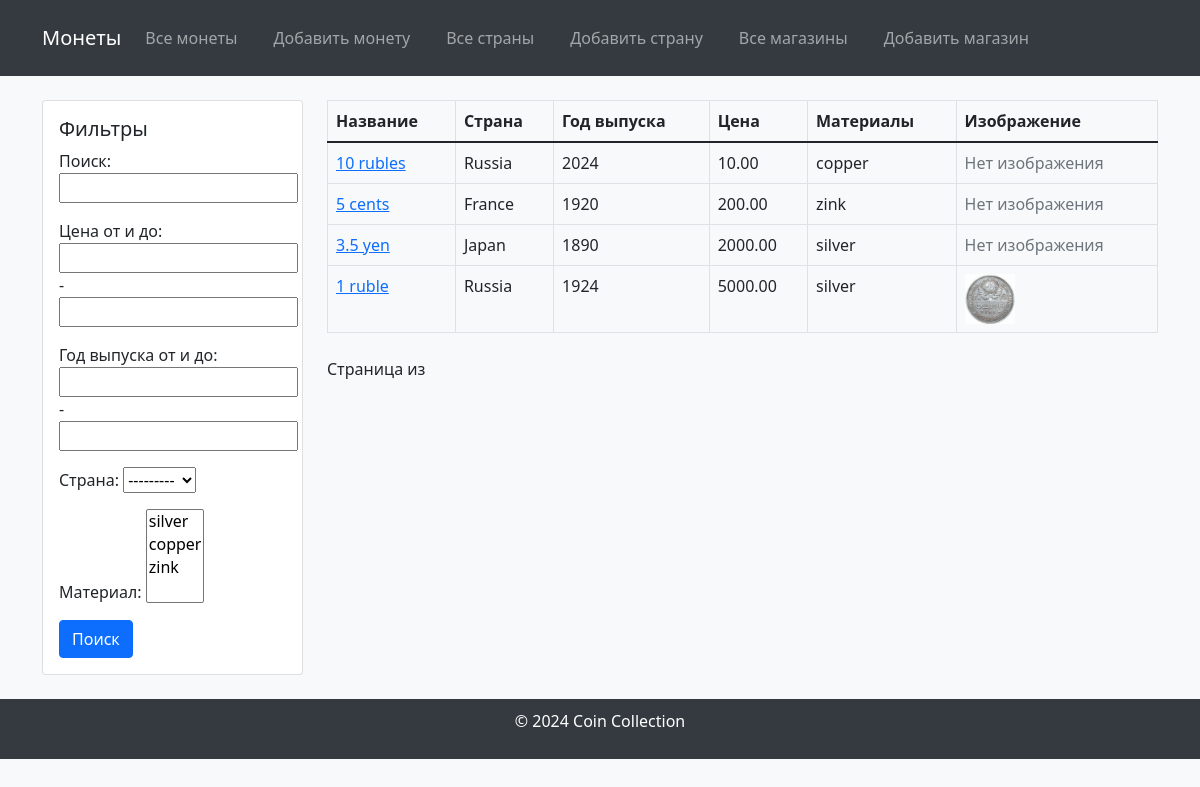
/, run on an earlier commit of the app's database.
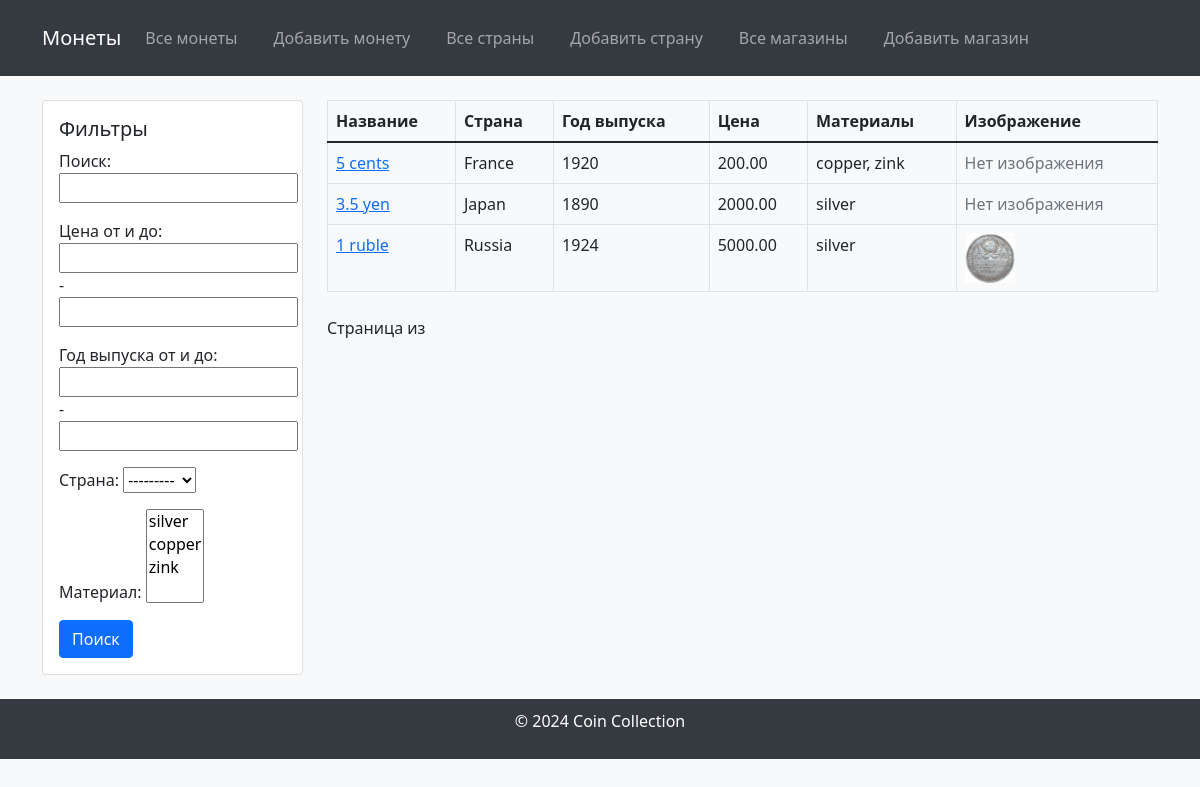
And on a later commit of the database.
### coindb/models.py (models this page shows, shortened)
class Coin(models.Model):
    name = models.CharField(max_length=255, verbose_name="Coin Name")
    country = models.ForeignKey(Country, on_delete=models.SET_NULL, blank=True,null=True, verbose_name="Country of Origin")
    year = models.IntegerField(verbose_name="Year of Issue")
    material = models.ManyToManyField(Material, verbose_name="Coin Material")
    price = models.DecimalField(max_digits=10, decimal_places=2, verbose_name="Coin Price")
    image = models.ImageField(upload_to="coins/", verbose_name="Coin Image", blank=True, null=True)
    shop = models.ForeignKey('Shop', on_delete=models.SET_NULL, null=True, blank=True, verbose_name="Shop", related_name="coins")
    class Meta:
        verbose_name = "Coin"
        verbose_name_plural = "Coins"

class Country(models.Model):
    CONTINENT_CHOICES = [
        ("Africa", "Africa"),
        ("Asia", "Asia"),
        ("Europe", "Europe"),
        ("North America", "North America"),
        ("South America", "South America"),
        ("Antarctica", "Antarctica"),
        ("Australia", "Australia"),
    ]
    name = models.CharField(max_length=255, verbose_name="Country Name")
    continent = models.CharField(max_length=20, choices=CONTINENT_CHOICES, verbose_name="Continent")
    code = models.CharField(max_length=10, verbose_name="Country Code", unique=True)
    class Meta:
        verbose_name = "Country"
        verbose_name_plural = "Countries"
    def __str__(self):
        return self.name

class Material(models.Model):
    name = models.CharField(max_length=255, verbose_name="Material Name")
    price = models.DecimalField(max_digits=10, decimal_places=2, verbose_name="Material Price")
    class Meta:
        verbose_name = "Material"
        verbose_name_plural = "Materials"
    def __str__(self):
        return self.name

### coindb/views.py (the view)
# urls.py: path('', views.CoinListView.as_view(), name='coin_list'),
class CoinListView(ListView):
    model = Coin
    template_name = 'coin/coin_list.html'
    context_object_name = 'coins'
    filterset_class = CoinFilterSet
    paginate_by = 10
    def get_queryset(self):
        queryset = super().get_queryset()
        coin_filter = CoinFilterSet(self.request.GET, queryset=queryset)
        return coin_filter.qs
    def get_context_data(self, **kwargs):
        context = super().get_context_data(**kwargs)
        context['filter'] = CoinFilterSet(self.request.GET, queryset=self.get_queryset())
        return context

### templates/coin/coin_list.html (shortened to what this page needs)
{% extends 'base.html' %}
{% load bootstrap5 %}
{% block sidebar %}
    <div class="col-md-12 mb-4">
        <div class="card">
            <div class="card-body">
                <form method="get">
                    <h5 class="card-title">Фильтры</h5>
                    {{ filter.form.as_p }}
                    <button type="submit" class="btn btn-primary">Поиск</button>
                </form>
            </div>
        </div>
    </div>
{% endblock %}
{% block content %}
    <table class="table table-bordered">
        <thead>
        <tr>
            <th>Название</th>
            <th>Страна</th>
            <th>Год выпуска</th>
            <th>Цена</th>
            <th>Материалы</th>
            <th>Изображение</th>
        </tr>
        </thead>
        <tbody>
        {% for coin in coins %}
            <tr>
                <td><a href="{% url 'coin_detail' coin.id %}">{{ coin.name }}</a></td>
                <td>{{ coin.country.name }}</td>
                <td>{{ coin.year }}</td>
                <td>{{ coin.price }}</td>
                <td>
                    {% for material in coin.material.all %}
                        {{ material.name }}{% if not forloop.last %}, {% endif %}
                    {% endfor %}
                </td>
                <td>
                    {% if coin.image %}
                        <img src="{{ coin.image.url }}" alt="{{ coin.name }}" width="50">
                    {% else %}
                        <span class="text-muted">Нет изображения</span>
                    {% endif %}
                </td>
            </tr>
        {% empty %}
            <tr>
                <td colspan="6" class="text-center">Монеты не найдены</td>
            </tr>
        {% endfor %}
        </tbody>
    </table>
<div class="mt-4">
    <span>Страница {{ coins.number }} из {{ coins.paginator.num_pages }}</span>
</div>
{% endblock %}

### templates/base.html (shortened to what this page needs)
<!DOCTYPE html>
<html lang="ru">
<head>
    <link href="https://cdn.jsdelivr.net/npm/bootstrap@5.1.3/dist/css/bootstrap.min.css" rel="stylesheet">
    <link href="https://cdnjs.cloudflare.com/ajax/libs/font-awesome/5.15.4/css/all.min.css" rel="stylesheet">
</head>
<body>
    <header>
        <div class="container">
            <nav class="navbar navbar-expand-lg navbar-dark">
                <a class="navbar-brand" href="{% url 'coin_list' %}">Монеты</a>
                <div class="collapse navbar-collapse" id="navbarNav">
                    <ul class="navbar-nav ml-auto">
                        <li class="nav-item">
                            <a class="nav-link" href="{% url 'coin_list' %}">Все монеты</a>
                        </li>
                        <li class="nav-item">
                            <a class="nav-link" href="{% url 'coin_create' %}">Добавить монету</a>
                        </li>
                        <li class="nav-item">
                            <a class="nav-link" href="{% url 'country_list' %}">Все страны</a>
                        </li>
                        <li class="nav-item">
                            <a class="nav-link" href="{% url 'country_create' %}">Добавить страну</a>
                        </li>
                        <li class="nav-item">
                            <a class="nav-link" href="{% url 'shop_list' %}">Все магазины</a>
                        </li>
                        <li class="nav-item">
                            <a class="nav-link" href="{% url 'shop_create' %}">Добавить магазин</a>
                        </li>
                    </ul>
                </div>
            </nav>
        </div>
    </header>
    <main class="container mt-4">
        <div class="row">
            <aside class="col-md-3">
                {% block sidebar %}{% endblock %}
            </aside>
            <section class="col-md-9">
                {% block content %}{% endblock %}
            </section>
        </div>
    </main>
    <footer>
        <p>&copy; 2024 Coin Collection</p>
    </footer>
</body>
</html>

### templates/base.html (style rules this page uses)
body { background-color: #f8f9fa; }
header { background-color: #343a40; color: #fff; padding: 10px 0; }
header a { color: #fff; text-decoration: none; margin-right: 20px; }
footer { background-color: #343a40; color: #fff; padding: 10px 0; text-align: center; }

What changed in the data, as far as the page shows it:
removed Coin: name "10 rubles", country.name "Russia", year "2024", price "10.00", image "Нет изображения", Material (name "copper")
changed Coin "5 cents": gains Material (name "copper")
